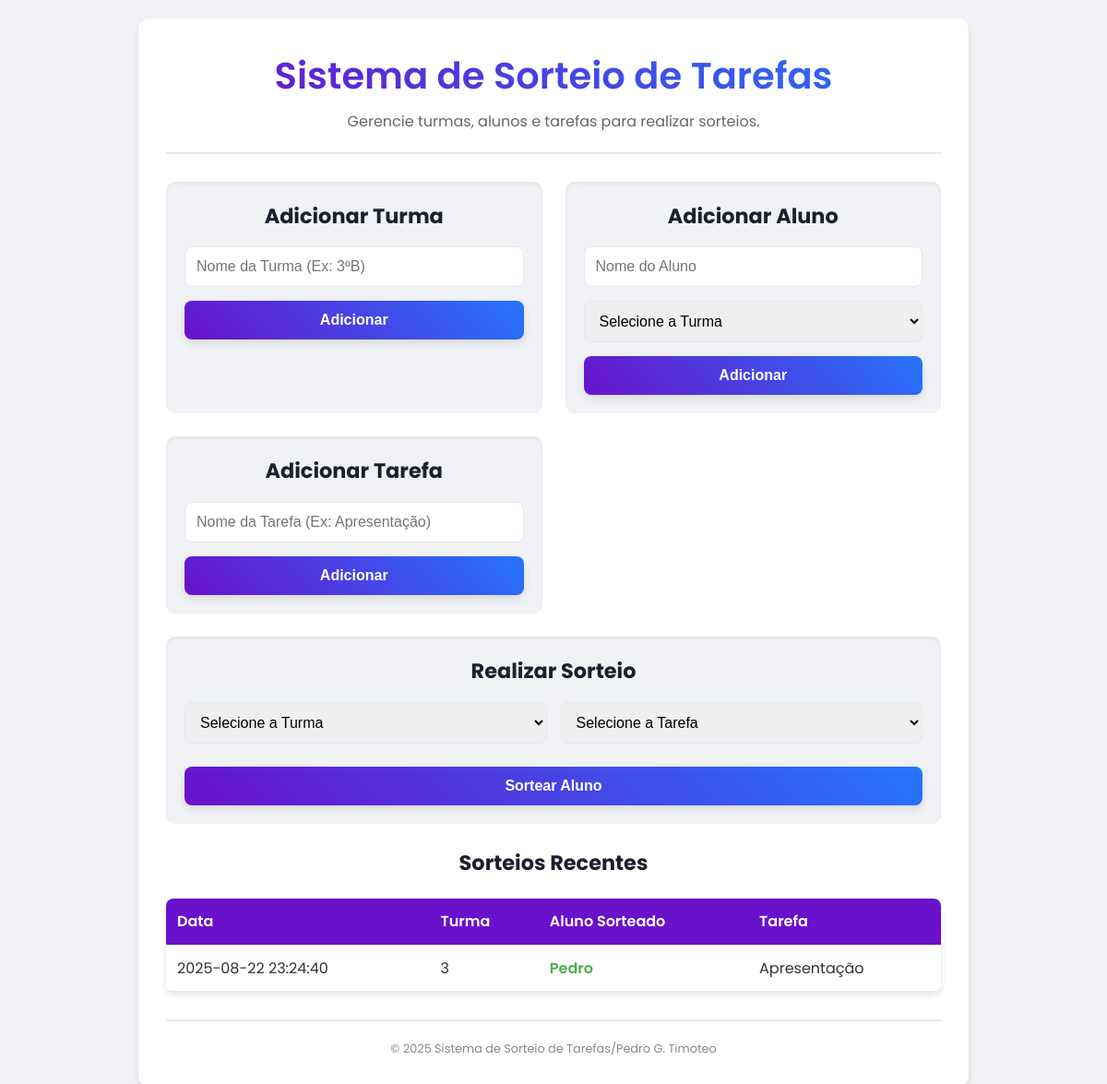
Before: / with the older database file.
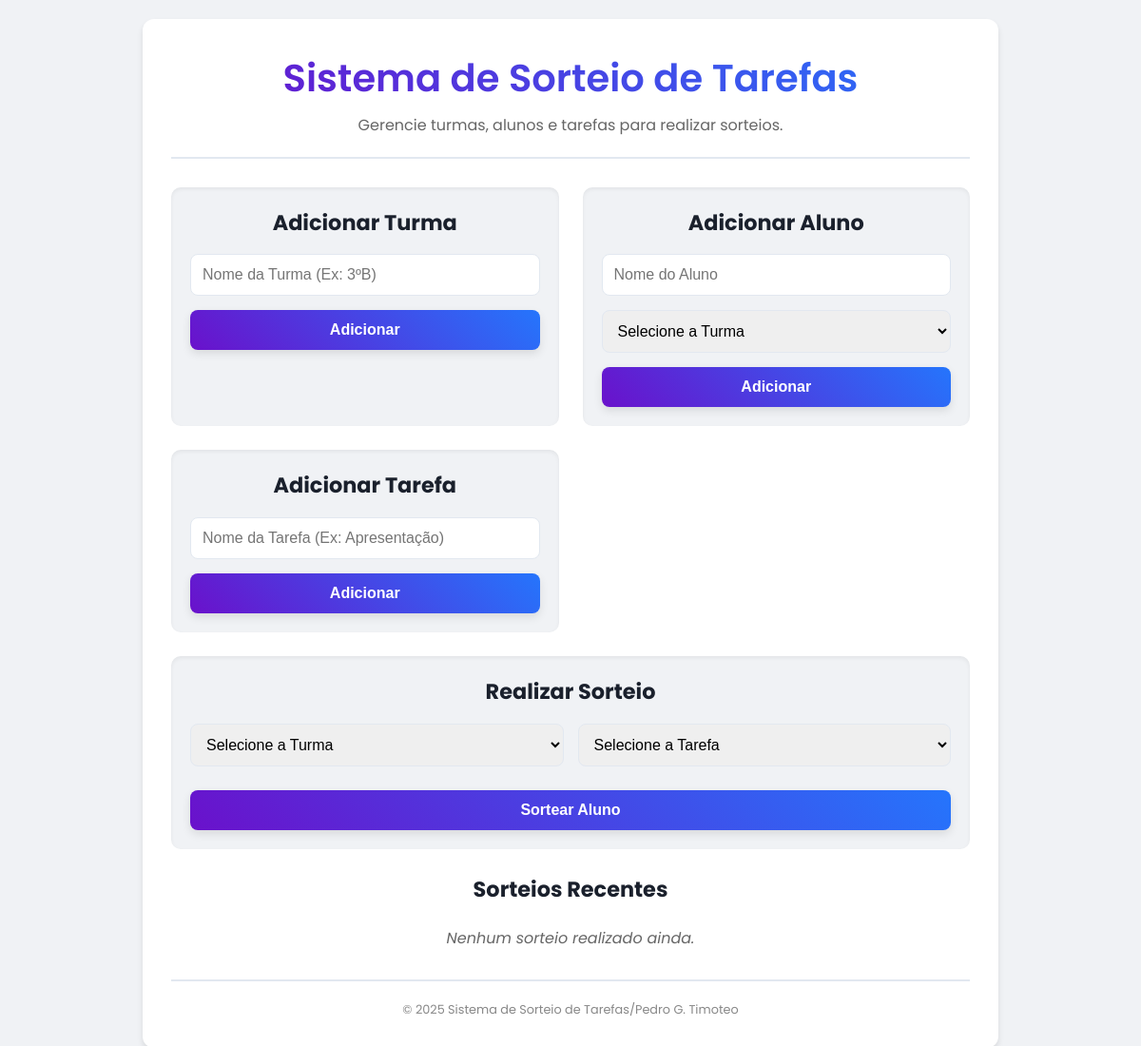
After: the same page with the newer database file.
### tables this page shows
CREATE TABLE sorteios (
            id INTEGER PRIMARY KEY AUTOINCREMENT,
            tarefa_id INTEGER NOT NULL,
            aluno_id INTEGER NOT NULL,
            turma_id INTEGER NOT NULL,
            data_sorteio TEXT NOT NULL,
            FOREIGN KEY (tarefa_id) REFERENCES tarefas(id),
            FOREIGN KEY (aluno_id) REFERENCES alunos(id),
            FOREIGN KEY (turma_id) REFERENCES turmas(id)
        );

CREATE TABLE turmas (
            id INTEGER PRIMARY KEY AUTOINCREMENT,
            nome TEXT NOT NULL UNIQUE
        );

CREATE TABLE alunos (
            id INTEGER PRIMARY KEY AUTOINCREMENT,
            nome TEXT NOT NULL,
            turma_id INTEGER NOT NULL,
            FOREIGN KEY (turma_id) REFERENCES turmas(id)
        );

CREATE TABLE tarefas (
            id INTEGER PRIMARY KEY AUTOINCREMENT,
            nome TEXT NOT NULL UNIQUE
        );

### app.py (the view)
@app.route('/')
def index():
    conn = get_db_connection()
    turmas = conn.execute('SELECT * FROM turmas').fetchall()
    tarefas = conn.execute('SELECT * FROM tarefas').fetchall()
    sorteios = conn.execute('''
        SELECT
            sorteios.data_sorteio,
            turmas.nome AS turma_nome,
            alunos.nome AS aluno_nome,
            tarefas.nome AS tarefa_nome
        FROM sorteios
        JOIN turmas ON sorteios.turma_id = turmas.id
        JOIN alunos ON sorteios.aluno_id = alunos.id
        JOIN tarefas ON sorteios.tarefa_id = tarefas.id
        ORDER BY sorteios.data_sorteio DESC
    ''').fetchall()
    conn.close()
    return render_template('index.html', turmas=turmas, tarefas=tarefas, sorteios=sorteios)

### db.py (called while the page is built)
def get_db_connection():
    conn = sqlite3.connect('sorteio.db')
    conn.row_factory = sqlite3.Row  # Isso permite acessar colunas por nome
    return conn

### templates/Index.html (shortened to what this page needs)
<!DOCTYPE html>
<html lang="pt-br">
<head>
    <link rel="stylesheet" href="{{ url_for('static', filename='css/style.css') }}">
</head>
<body>
    <div class="container">
        <header>
            <h1>Sistema de Sorteio de Tarefas</h1>
            <p>Gerencie turmas, alunos e tarefas para realizar sorteios.</p>
        </header>
        <main>
            <section class="form-section">
                <h2>Adicionar Turma</h2>
                <form action="{{ url_for('adicionar_turma') }}" method="post">
                    <input type="text" name="nome_turma" placeholder="Nome da Turma (Ex: 3ºB)" required>
                    <button type="submit">Adicionar</button>
                </form>
            </section>
            <section class="form-section">
                <h2>Adicionar Aluno</h2>
                <form action="{{ url_for('adicionar_aluno') }}" method="post">
                    <input type="text" name="nome_aluno" placeholder="Nome do Aluno" required>
                    <select name="turma_id" required>
                        <option value="">Selecione a Turma</option>
                    </select>
                    <button type="submit">Adicionar</button>
                </form>
            </section>
            <section class="form-section">
                <h2>Adicionar Tarefa</h2>
                <form action="{{ url_for('adicionar_tarefa') }}" method="post">
                    <input type="text" name="nome_tarefa" placeholder="Nome da Tarefa (Ex: Apresentação)" required>
                    <button type="submit">Adicionar</button>
                </form>
            </section>
            <section class="form-section draw-section">
                <h2>Realizar Sorteio</h2>
                <form action="{{ url_for('sortear') }}" method="post">
                    <div class="draw-inputs">
                        <select name="turma_sorteio_id" required>
                            <option value="">Selecione a Turma</option>
                        </select>
                        <select name="tarefa_sorteio_id" required>
                            <option value="">Selecione a Tarefa</option>
                        </select>
                    </div>
                    <button type="submit" class="draw-button">Sortear Aluno</button>
                </form>
            </section>
            <section class="results-section">
                <h2>Sorteios Recentes</h2>
                {% if sorteios %}
                    <table>
                        <thead>
                            <tr>
                                <th>Data</th>
                                <th>Turma</th>
                                <th>Aluno Sorteado</th>
                                <th>Tarefa</th>
                            </tr>
                        </thead>
                        <tbody>
                            {% for sorteio in sorteios %}
                                <tr>
                                    <td>{{ sorteio.data_sorteio }}</td>
                                    <td>{{ sorteio.turma_nome }}</td>
                                    <td class="winner">{{ sorteio.aluno_nome }}</td>
                                    <td>{{ sorteio.tarefa_nome }}</td>
                                </tr>
                            {% endfor %}
                        </tbody>
                    </table>
                {% else %}
                    <p class="no-results">Nenhum sorteio realizado ainda.</p>
                {% endif %}
            </section>
        </main>
        <footer>
            <p>&copy; 2025 Sistema de Sorteio de Tarefas/Pedro G. Timoteo</p>
        </footer>
    </div>
</body>
</html>

### static/css/style.css (style rules this page uses)
:root { --primary-color: #6a11cb; --secondary-color: #2575fc; --background-color: #f0f2f5; --card-background: #ffffff; --text-color: #333; --heading-color: #1a202c; --border-color: #e2e8f0; --accent-color: #4CAF50; --shadow: 0 4px 6px rgba(0, 0, 0, 0.1); }
* { box-sizing: border-box; margin: 0; padding: 0; }
body { font-family: 'Poppins', sans-serif; background: var(--background-color); color: var(--text-color); line-height: 1.6; padding: 20px; display: flex; justify-content: center; align-items: flex-start; min-height: 100vh; }
.container { max-width: 900px; width: 100%; background: var(--card-background); border-radius: 12px; box-shadow: var(--shadow); overflow: hidden; padding: 30px; display: flex; flex-direction: column; gap: 30px; }
header { text-align: center; padding-bottom: 20px; border-bottom: 2px solid var(--border-color); }
header h1 { font-size: 2.5rem; color: var(--heading-color); background: linear-gradient(45deg, var(--primary-color), var(--secondary-color)); -webkit-background-clip: text; -webkit-text-fill-color: transparent; font-weight: 600; }
header p { font-size: 1rem; color: #666; margin-top: 5px; }
main { display: grid; grid-template-columns: repeat(auto-fit, minmax(280px, 1fr)); gap: 25px; }
.form-section { background: var(--background-color); padding: 20px; border-radius: 10px; box-shadow: inset 0 2px 4px rgba(0, 0, 0, 0.06); }
.form-section h2 { font-size: 1.4rem; margin-bottom: 15px; color: var(--heading-color); text-align: center; }
form { display: flex; flex-direction: column; gap: 15px; }
input[type="text"], select { width: 100%; padding: 12px; border: 1px solid var(--border-color); border-radius: 8px; font-size: 1rem; transition: all 0.3s ease; }
button { padding: 12px 20px; border: none; border-radius: 8px; color: #fff; font-size: 1rem; font-weight: 600; cursor: pointer; transition: all 0.3s ease; background: linear-gradient(45deg, var(--primary-color), var(--secondary-color)); box-shadow: 0 4px 10px rgba(0, 0, 0, 0.1); }
.draw-section { grid-column: 1 / -1; }
.draw-inputs { display: flex; gap: 15px; justify-content: space-between; align-items: center; }
.draw-inputs select { flex: 1; }
.draw-button { width: 100%; margin-top: 10px; }
.results-section { grid-column: 1 / -1; text-align: center; }
.results-section h2 { font-size: 1.4rem; margin-bottom: 15px; color: var(--heading-color); }
.no-results { text-align: center; color: #666; font-style: italic; margin-top: 20px; }
footer { text-align: center; padding-top: 20px; border-top: 2px solid var(--border-color); font-size: 0.8rem; color: #888; }

Changed rows visible on the page:
removed sorteios: data_sorteio "2025-08-22 23:24:40", turma_nome "3", aluno_nome "Pedro", tarefa_nome "Apresentação"
Other visible differences:
text no longer shown: "Data Turma Aluno Sorteado Tarefa"
text now shown: "Nenhum sorteio realizado ainda."
